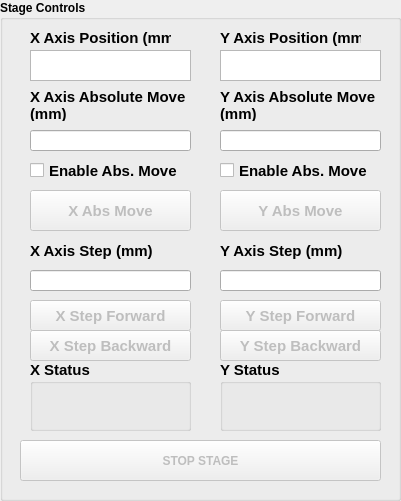
     <widget class="QGroupBox" name="groupBox">
      <property name="geometry">
       <rect>
        <x>30</x>
        <y>310</y>
        <width>401</width>
        <height>501</height>
       </rect>
      </property>
      <property name="font">
       <font>
        <weight>75</weight>
        <bold>true</bold>
       </font>
      </property>
      <property name="title">
       <string>Stage Controls</string>
      </property>
      <widget class="QGroupBox" name="groupBox_19">
       <property name="geometry">
        <rect>
         <x>220</x>
         <y>360</y>
         <width>161</width>
         <height>71</height>
        </rect>
       </property>
       <property name="font">
        <font>
         <pointsize>11</pointsize>
         <weight>75</weight>
         <bold>true</bold>
        </font>
       </property>
       <property name="title">
        <string>Y Status</string>
       </property>
       <widget class="QLabel" name="status_label_y">
        <property name="geometry">
         <rect>
          <x>10</x>
          <y>30</y>
          <width>141</width>
          <height>31</height>
         </rect>
        </property>
        <property name="font">
         <font>
          <pointsize>11</pointsize>
          <weight>50</weight>
          <bold>false</bold>
         </font>
        </property>
        <property name="text">
         <string/>
        </property>
       </widget>
      </widget>
      <widget class="QLabel" name="label_33">
       <property name="geometry">
        <rect>
         <x>220</x>
         <y>230</y>
         <width>161</width>
         <height>41</height>
        </rect>
       </property>
       <property name="font">
        <font>
         <pointsize>11</pointsize>
         <weight>75</weight>
         <bold>true</bold>
        </font>
       </property>
       <property name="text">
        <string>Y Axis Step (mm)</string>
       </property>
       <property name="wordWrap">
        <bool>true</bool>
       </property>
      </widget>
      <widget class="QCheckBox" name="y_abs_mv_ck">
       <property name="geometry">
        <rect>
         <x>220</x>
         <y>160</y>
         <width>161</width>
         <height>21</height>
        </rect>
       </property>
       <property name="font">
        <font>
         <pointsize>11</pointsize>
         <weight>75</weight>
         <bold>true</bold>
        </font>
       </property>
       <property name="text">
        <string>Enable Abs. Move</string>
       </property>
      </widget>
      <widget class="QPushButton" name="stop_bt_3">
       <property name="enabled">
        <bool>false</bool>
       </property>
       <property name="geometry">
        <rect>
         <x>20</x>
         <y>440</y>
         <width>361</width>
         <height>41</height>
        </rect>
       </property>
       <property name="font">
        <font>
         <weight>75</weight>
         <bold>true</bold>
        </font>
       </property>
       <property name="text">
        <string>STOP STAGE</string>
       </property>
      </widget>
      <widget class="QLabel" name="label_32">
       <property name="geometry">
        <rect>
         <x>220</x>
         <y>90</y>
         <width>161</width>
         <height>31</height>
        </rect>
       </property>
       <property name="font">
        <font>
         <pointsize>11</pointsize>
         <weight>75</weight>
         <bold>true</bold>
        </font>
       </property>
       <property name="text">
        <string>Y Axis Absolute Move (mm)</string>
       </property>
       <property name="wordWrap">
        <bool>true</bool>
       </property>
      </widget>
      <widget class="QPushButton" name="y_abs_mv_bt">
       <property name="enabled">
        <bool>false</bool>
       </property>
       <property name="geometry">
        <rect>
         <x>220</x>
         <y>190</y>
         <width>161</width>
         <height>41</height>
        </rect>
       </property>
       <property name="font">
        <font>
         <pointsize>11</pointsize>
         <weight>75</weight>
         <bold>true</bold>
        </font>
       </property>
       <property name="text">
        <string>Y Abs Move</string>
       </property>
      </widget>
      <widget class="QLabel" name="label_30">
       <property name="geometry">
        <rect>
         <x>220</x>
         <y>30</y>
         <width>141</width>
         <height>16</height>
        </rect>
       </property>
       <property name="font">
        <font>
         <pointsize>11</pointsize>
         <weight>75</weight>
         <bold>true</bold>
        </font>
       </property>
       <property name="text">
        <string>Y Axis Position (mm)</string>
       </property>
      </widget>
      <widget class="QTextBrowser" name="y_pos_disp">
       <property name="geometry">
        <rect>
         <x>220</x>
         <y>50</y>
         <width>161</width>
         <height>31</height>
        </rect>
       </property>
      </widget>
      <widget class="QPushButton" name="y_step_b_bt">
       <property name="enabled">
        <bool>false</bool>
       </property>
       <property name="geometry">
        <rect>
         <x>220</x>
         <y>330</y>
         <width>161</width>
         <height>31</height>
        </rect>
       </property>
       <property name="font">
        <font>
         <pointsize>11</pointsize>
         <weight>75</weight>
         <bold>true</bold>
        </font>
       </property>
       <property name="text">
        <string>Y Step Backward</string>
       </property>
      </widget>
      <widget class="QLineEdit" name="y_abs_mv_ip">
       <property name="geometry">
        <rect>
         <x>220</x>
         <y>130</y>
         <width>161</width>
         <height>21</height>
        </rect>
       </property>
      </widget>
      <widget class="QLineEdit" name="y_step_ip">
       <property name="geometry">
        <rect>
         <x>220</x>
         <y>270</y>
         <width>161</width>
         <height>21</height>
        </rect>
       </property>
      </widget>
      <widget class="QPushButton" name="y_step_f_bt">
       <property name="enabled">
        <bool>false</bool>
       </property>
       <property name="geometry">
        <rect>
         <x>220</x>
         <y>300</y>
         <width>161</width>
         <height>31</height>
        </rect>
       </property>
       <property name="font">
        <font>
         <pointsize>11</pointsize>
         <weight>75</weight>
         <bold>true</bold>
        </font>
       </property>
       <property name="text">
        <string>Y Step Forward</string>
       </property>
      </widget>
      <widget class="QLineEdit" name="x_step_ip">
       <property name="geometry">
        <rect>
         <x>30</x>
         <y>270</y>
         <width>161</width>
         <height>21</height>
        </rect>
       </property>
      </widget>
      <widget class="QPushButton" name="x_abs_mv_bt">
       <property name="enabled">
        <bool>false</bool>
       </property>
       <property name="geometry">
        <rect>
         <x>30</x>
         <y>190</y>
         <width>161</width>
         <height>41</height>
        </rect>
       </property>
       <property name="font">
        <font>
         <pointsize>11</pointsize>
         <weight>75</weight>
         <bold>true</bold>
        </font>
       </property>
       <property name="text">
        <string>X Abs Move</string>
       </property>
      </widget>
      <widget class="QPushButton" name="x_step_f_bt">
       <property name="enabled">
        <bool>false</bool>
       </property>
       <property name="geometry">
        <rect>
         <x>30</x>
         <y>300</y>
         <width>161</width>
         <height>31</height>
        </rect>
       </property>
       <property name="font">
        <font>
         <pointsize>11</pointsize>
         <weight>75</weight>
         <bold>true</bold>
        </font>
       </property>
       <property name="text">
        <string>X Step Forward</string>
       </property>
      </widget>
      <widget class="QLabel" name="label_31">
       <property name="geometry">
        <rect>
         <x>30</x>
         <y>30</y>
         <width>141</width>
         <height>16</height>
        </rect>
       </property>
       <property name="font">
        <font>
         <pointsize>11</pointsize>
         <weight>75</weight>
         <bold>true</bold>
        </font>
       </property>
       <property name="text">
        <string>X Axis Position (mm)</string>
       </property>
      </widget>
      <widget class="QGroupBox" name="groupBox_21">
       <property name="geometry">
        <rect>
         <x>30</x>
         <y>360</y>
         <width>161</width>
         <height>71</height>
        </rect>
       </property>
       <property name="font">
        <font>
         <pointsize>11</pointsize>
         <weight>75</weight>
         <bold>true</bold>
        </font>
       </property>
       <property name="title">
        <string>X Status</string>
       </property>
       <widget class="QLabel" name="status_label_x">
        <property name="geometry">
         <rect>
          <x>10</x>
          <y>30</y>
          <width>141</width>
          <height>31</height>
         </rect>
        </property>
        <property name="font">
         <font>
          <pointsize>11</pointsize>
          <weight>50</weight>
          <bold>false</bold>
         </font>
        </property>
        <property name="text">
         <string/>
        </property>
       </widget>
      </widget>
      <widget class="QCheckBox" name="x_abs_mv_ck">
       <property name="geometry">
        <rect>
         <x>30</x>
         <y>160</y>
         <width>161</width>
         <height>21</height>
        </rect>
       </property>
       <property name="font">
        <font>
         <pointsize>11</pointsize>
         <weight>75</weight>
         <bold>true</bold>
        </font>
       </property>
       <property name="text">
        <string>Enable Abs. Move</string>
       </property>
      </widget>
      <widget class="QLabel" name="label_34">
       <property name="geometry">
        <rect>
         <x>30</x>
         <y>90</y>
         <width>161</width>
         <height>31</height>
        </rect>
       </property>
       <property name="font">
        <font>
         <pointsize>11</pointsize>
         <weight>75</weight>
         <bold>true</bold>
        </font>
       </property>
       <property name="text">
        <string>X Axis Absolute Move (mm)</string>
       </property>
       <property name="wordWrap">
        <bool>true</bool>
       </property>
      </widget>
      <widget class="QTextBrowser" name="x_pos_disp">
       <property name="geometry">
        <rect>
         <x>30</x>
         <y>50</y>
         <width>161</width>
         <height>31</height>
        </rect>
       </property>
      </widget>
      <widget class="QPushButton" name="x_step_b_bt">
       <property name="enabled">
        <bool>false</bool>
       </property>
       <property name="geometry">
        <rect>
         <x>30</x>
         <y>330</y>
         <width>161</width>
         <height>31</height>
        </rect>
       </property>
       <property name="font">
        <font>
         <pointsize>11</pointsize>
         <weight>75</weight>
         <bold>true</bold>
        </font>
       </property>
       <property name="text">
        <string>X Step Backward</string>
       </property>
      </widget>
      <widget class="QLineEdit" name="x_abs_mv_ip">
       <property name="geometry">
        <rect>
         <x>30</x>
         <y>130</y>
         <width>161</width>
         <height>21</height>
        </rect>
       </property>
      </widget>
      <widget class="QLabel" name="label_50">
       <property name="geometry">
        <rect>
         <x>30</x>
         <y>230</y>
         <width>161</width>
         <height>41</height>
        </rect>
       </property>
       <property name="font">
        <font>
         <pointsize>11</pointsize>
         <weight>75</weight>
         <bold>true</bold>
        </font>
       </property>
       <property name="text">
        <string>X Axis Step (mm)</string>
       </property>
       <property name="wordWrap">
        <bool>true</bool>
       </property>
      </widget>
     </widget>
